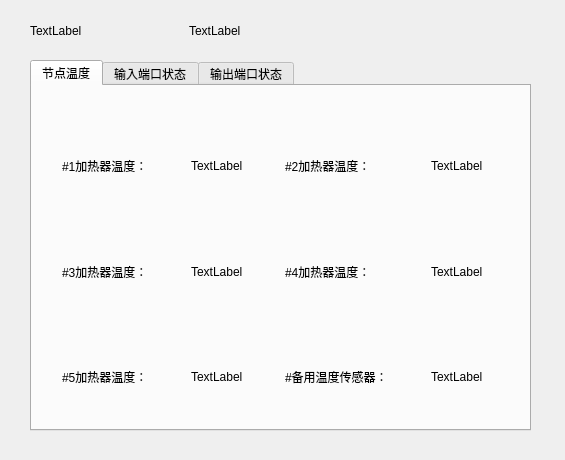
<?xml version="1.0" encoding="UTF-8"?>
<ui version="4.0">
 <class>CHeaterRealTimeData</class>
 <widget class="QWidget" name="CHeaterRealTimeData">
  <property name="geometry">
   <rect>
    <x>0</x>
    <y>0</y>
    <width>565</width>
    <height>460</height>
   </rect>
  </property>
  <property name="windowTitle">
   <string>Form</string>
  </property>
  <widget class="QTabWidget" name="tabWidget">
   <property name="geometry">
    <rect>
     <x>30</x>
     <y>60</y>
     <width>501</width>
     <height>371</height>
    </rect>
   </property>
   <property name="currentIndex">
    <number>0</number>
   </property>
   <widget class="QWidget" name="tab">
    <attribute name="title">
     <string>节点温度</string>
    </attribute>
    <widget class="QWidget" name="layoutWidget">
     <property name="geometry">
      <rect>
       <x>30</x>
       <y>30</y>
       <width>421</width>
       <height>311</height>
      </rect>
     </property>
     <layout class="QHBoxLayout" name="horizontalLayout_7">
      <item>
       <layout class="QVBoxLayout" name="verticalLayout">
        <item>
         <layout class="QHBoxLayout" name="horizontalLayout">
          <item>
           <widget class="QLabel" name="label">
            <property name="text">
             <string>#1加热器温度：</string>
            </property>
           </widget>
          </item>
          <item>
           <spacer name="horizontalSpacer">
            <property name="orientation">
             <enum>Qt::Horizontal</enum>
            </property>
            <property name="sizeHint" stdset="0">
             <size>
              <width>40</width>
              <height>20</height>
             </size>
            </property>
           </spacer>
          </item>
          <item>
           <widget class="QLabel" name="heaterTemp_1">
            <property name="text">
             <string>TextLabel</string>
            </property>
           </widget>
          </item>
         </layout>
        </item>
        <item>
         <layout class="QHBoxLayout" name="horizontalLayout_2">
          <item>
           <widget class="QLabel" name="label_3">
            <property name="text">
             <string>#3加热器温度：</string>
            </property>
           </widget>
          </item>
          <item>
           <spacer name="horizontalSpacer_2">
            <property name="orientation">
             <enum>Qt::Horizontal</enum>
            </property>
            <property name="sizeHint" stdset="0">
             <size>
              <width>40</width>
              <height>20</height>
             </size>
            </property>
           </spacer>
          </item>
          <item>
           <widget class="QLabel" name="heaterTemp_3">
            <property name="text">
             <string>TextLabel</string>
            </property>
           </widget>
          </item>
         </layout>
        </item>
        <item>
         <layout class="QHBoxLayout" name="horizontalLayout_3">
          <item>
           <widget class="QLabel" name="label_5">
            <property name="text">
             <string>#5加热器温度：</string>
            </property>
           </widget>
          </item>
          <item>
           <spacer name="horizontalSpacer_3">
            <property name="orientation">
             <enum>Qt::Horizontal</enum>
            </property>
            <property name="sizeHint" stdset="0">
             <size>
              <width>40</width>
              <height>20</height>
             </size>
            </property>
           </spacer>
          </item>
          <item>
           <widget class="QLabel" name="heaterTemp_5">
            <property name="text">
             <string>TextLabel</string>
            </property>
           </widget>
          </item>
         </layout>
        </item>
       </layout>
      </item>
      <item>
       <spacer name="horizontalSpacer_7">
        <property name="orientation">
         <enum>Qt::Horizontal</enum>
        </property>
        <property name="sizeHint" stdset="0">
         <size>
          <width>40</width>
          <height>20</height>
         </size>
        </property>
       </spacer>
      </item>
      <item>
       <layout class="QVBoxLayout" name="verticalLayout_2">
        <item>
         <layout class="QHBoxLayout" name="horizontalLayout_4">
          <item>
           <widget class="QLabel" name="label_7">
            <property name="text">
             <string>#2加热器温度：</string>
            </property>
           </widget>
          </item>
          <item>
           <spacer name="horizontalSpacer_4">
            <property name="orientation">
             <enum>Qt::Horizontal</enum>
            </property>
            <property name="sizeHint" stdset="0">
             <size>
              <width>40</width>
              <height>20</height>
             </size>
            </property>
           </spacer>
          </item>
          <item>
           <widget class="QLabel" name="heaterTemp_2">
            <property name="text">
             <string>TextLabel</string>
            </property>
           </widget>
          </item>
         </layout>
        </item>
        <item>
         <layout class="QHBoxLayout" name="horizontalLayout_5">
          <item>
           <widget class="QLabel" name="label_9">
            <property name="text">
             <string>#4加热器温度：</string>
            </property>
           </widget>
          </item>
          <item>
           <spacer name="horizontalSpacer_5">
            <property name="orientation">
             <enum>Qt::Horizontal</enum>
            </property>
            <property name="sizeHint" stdset="0">
             <size>
              <width>40</width>
              <height>20</height>
             </size>
            </property>
           </spacer>
          </item>
          <item>
           <widget class="QLabel" name="heaterTemp_4">
            <property name="text">
             <string>TextLabel</string>
            </property>
           </widget>
          </item>
         </layout>
        </item>
        <item>
         <layout class="QHBoxLayout" name="horizontalLayout_6">
          <item>
           <widget class="QLabel" name="label_11">
            <property name="text">
             <string>#备用温度传感器：</string>
            </property>
           </widget>
          </item>
          <item>
           <spacer name="horizontalSpacer_6">
            <property name="orientation">
             <enum>Qt::Horizontal</enum>
            </property>
            <property name="sizeHint" stdset="0">
             <size>
              <width>40</width>
              <height>20</height>
             </size>
            </property>
           </spacer>
          </item>
          <item>
           <widget class="QLabel" name="tempSensorBackup">
            <property name="text">
             <string>TextLabel</string>
            </property>
           </widget>
          </item>
         </layout>
        </item>
       </layout>
      </item>
     </layout>
    </widget>
   </widget>
   <widget class="QWidget" name="tab_2">
    <attribute name="title">
     <string>输入端口状态</string>
    </attribute>
    <widget class="QWidget" name="layoutWidget">
     <property name="geometry">
      <rect>
       <x>60</x>
       <y>40</y>
       <width>231</width>
       <height>241</height>
      </rect>
     </property>
     <layout class="QVBoxLayout" name="verticalLayout_3">
      <item>
       <layout class="QHBoxLayout" name="horizontalLayout_8">
        <item>
         <widget class="QLabel" name="label_2">
          <property name="text">
           <string>TextLabel</string>
          </property>
         </widget>
        </item>
        <item>
         <spacer name="horizontalSpacer_8">
          <property name="orientation">
           <enum>Qt::Horizontal</enum>
          </property>
          <property name="sizeHint" stdset="0">
           <size>
            <width>40</width>
            <height>20</height>
           </size>
          </property>
         </spacer>
        </item>
        <item>
         <widget class="QComboBox" name="comboBox"/>
        </item>
       </layout>
      </item>
      <item>
       <layout class="QHBoxLayout" name="horizontalLayout_9">
        <item>
         <widget class="QLabel" name="label_4">
          <property name="text">
           <string>TextLabel</string>
          </property>
         </widget>
        </item>
        <item>
         <spacer name="horizontalSpacer_9">
          <property name="orientation">
           <enum>Qt::Horizontal</enum>
          </property>
          <property name="sizeHint" stdset="0">
           <size>
            <width>40</width>
            <height>20</height>
           </size>
          </property>
         </spacer>
        </item>
        <item>
         <widget class="QComboBox" name="comboBox_2"/>
        </item>
       </layout>
      </item>
      <item>
       <layout class="QHBoxLayout" name="horizontalLayout_10">
        <item>
         <widget class="QLabel" name="label_6">
          <property name="text">
           <string>TextLabel</string>
          </property>
         </widget>
        </item>
        <item>
         <spacer name="horizontalSpacer_10">
          <property name="orientation">
           <enum>Qt::Horizontal</enum>
          </property>
          <property name="sizeHint" stdset="0">
           <size>
            <width>40</width>
            <height>20</height>
           </size>
          </property>
         </spacer>
        </item>
        <item>
         <widget class="QComboBox" name="comboBox_3"/>
        </item>
       </layout>
      </item>
      <item>
       <layout class="QHBoxLayout" name="horizontalLayout_11">
        <item>
         <widget class="QLabel" name="label_8">
          <property name="text">
           <string>TextLabel</string>
          </property>
         </widget>
        </item>
        <item>
         <spacer name="horizontalSpacer_11">
          <property name="orientation">
           <enum>Qt::Horizontal</enum>
          </property>
          <property name="sizeHint" stdset="0">
           <size>
            <width>40</width>
            <height>20</height>
           </size>
          </property>
         </spacer>
        </item>
        <item>
         <widget class="QComboBox" name="comboBox_4"/>
        </item>
       </layout>
      </item>
      <item>
       <layout class="QHBoxLayout" name="horizontalLayout_12">
        <item>
         <widget class="QLabel" name="label_10">
          <property name="text">
           <string>TextLabel</string>
          </property>
         </widget>
        </item>
        <item>
         <spacer name="horizontalSpacer_12">
          <property name="orientation">
           <enum>Qt::Horizontal</enum>
          </property>
          <property name="sizeHint" stdset="0">
           <size>
            <width>40</width>
            <height>20</height>
           </size>
          </property>
         </spacer>
        </item>
        <item>
         <widget class="QComboBox" name="comboBox_5"/>
        </item>
       </layout>
      </item>
     </layout>
    </widget>
    <widget class="QWidget" name="layoutWidget">
     <property name="geometry">
      <rect>
       <x>260</x>
       <y>330</y>
       <width>204</width>
       <height>25</height>
      </rect>
     </property>
     <layout class="QHBoxLayout" name="horizontalLayout_13">
      <item>
       <widget class="QPushButton" name="pushButton">
        <property name="text">
         <string>PushButton</string>
        </property>
       </widget>
      </item>
      <item>
       <spacer name="horizontalSpacer_13">
        <property name="orientation">
         <enum>Qt::Horizontal</enum>
        </property>
        <property name="sizeHint" stdset="0">
         <size>
          <width>40</width>
          <height>20</height>
         </size>
        </property>
       </spacer>
      </item>
      <item>
       <widget class="QPushButton" name="pushButton_2">
        <property name="text">
         <string>PushButton</string>
        </property>
       </widget>
      </item>
     </layout>
    </widget>
   </widget>
   <widget class="QWidget" name="tab_3">
    <attribute name="title">
     <string>输出端口状态</string>
    </attribute>
   </widget>
  </widget>
  <widget class="QWidget" name="layoutWidget">
   <property name="geometry">
    <rect>
     <x>30</x>
     <y>20</y>
     <width>211</width>
     <height>22</height>
    </rect>
   </property>
   <layout class="QHBoxLayout" name="horizontalLayout_14">
    <item>
     <widget class="QLabel" name="label_12">
      <property name="text">
       <string>TextLabel</string>
      </property>
     </widget>
    </item>
    <item>
     <spacer name="horizontalSpacer_14">
      <property name="orientation">
       <enum>Qt::Horizontal</enum>
      </property>
      <property name="sizeHint" stdset="0">
       <size>
        <width>40</width>
        <height>20</height>
       </size>
      </property>
     </spacer>
    </item>
    <item>
     <widget class="QLabel" name="label_13">
      <property name="text">
       <string>TextLabel</string>
      </property>
     </widget>
    </item>
   </layout>
  </widget>
 </widget>
 <resources/>
 <connections/>
</ui>
